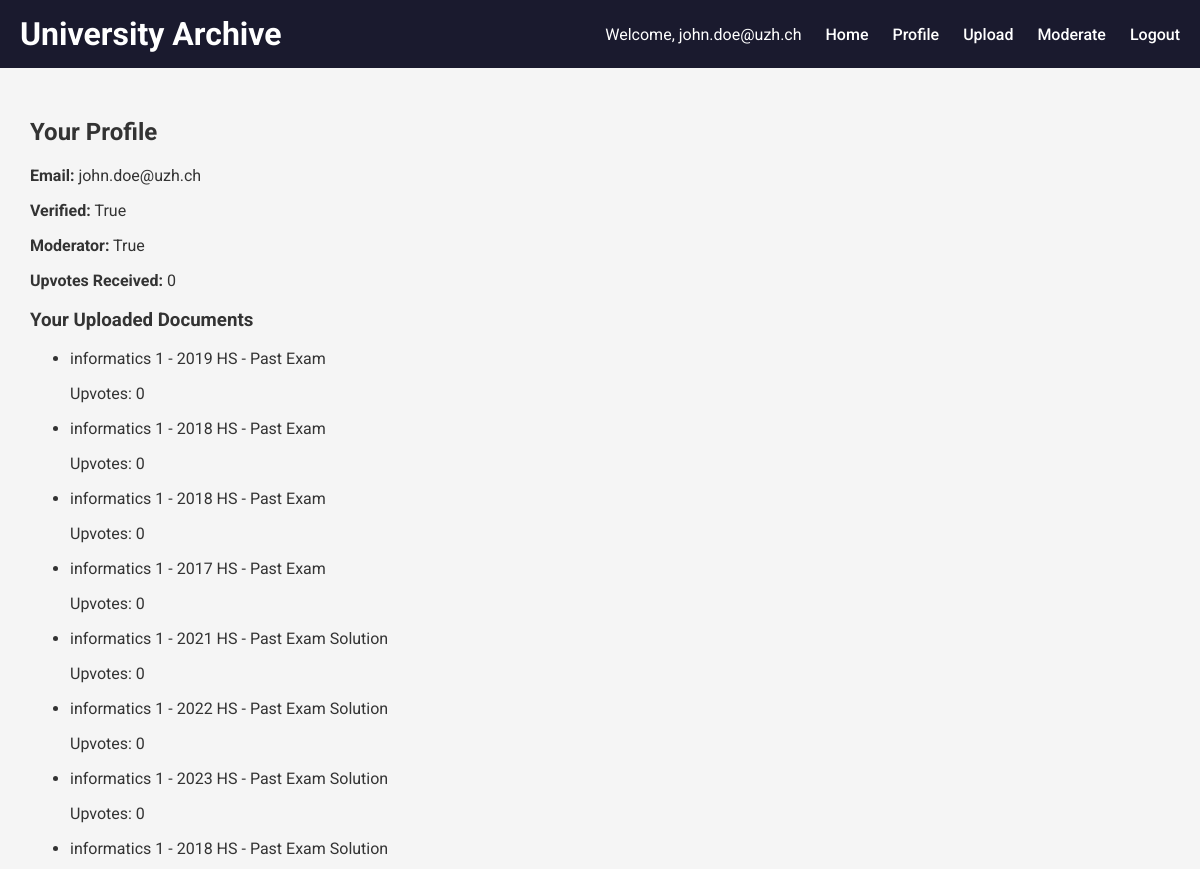
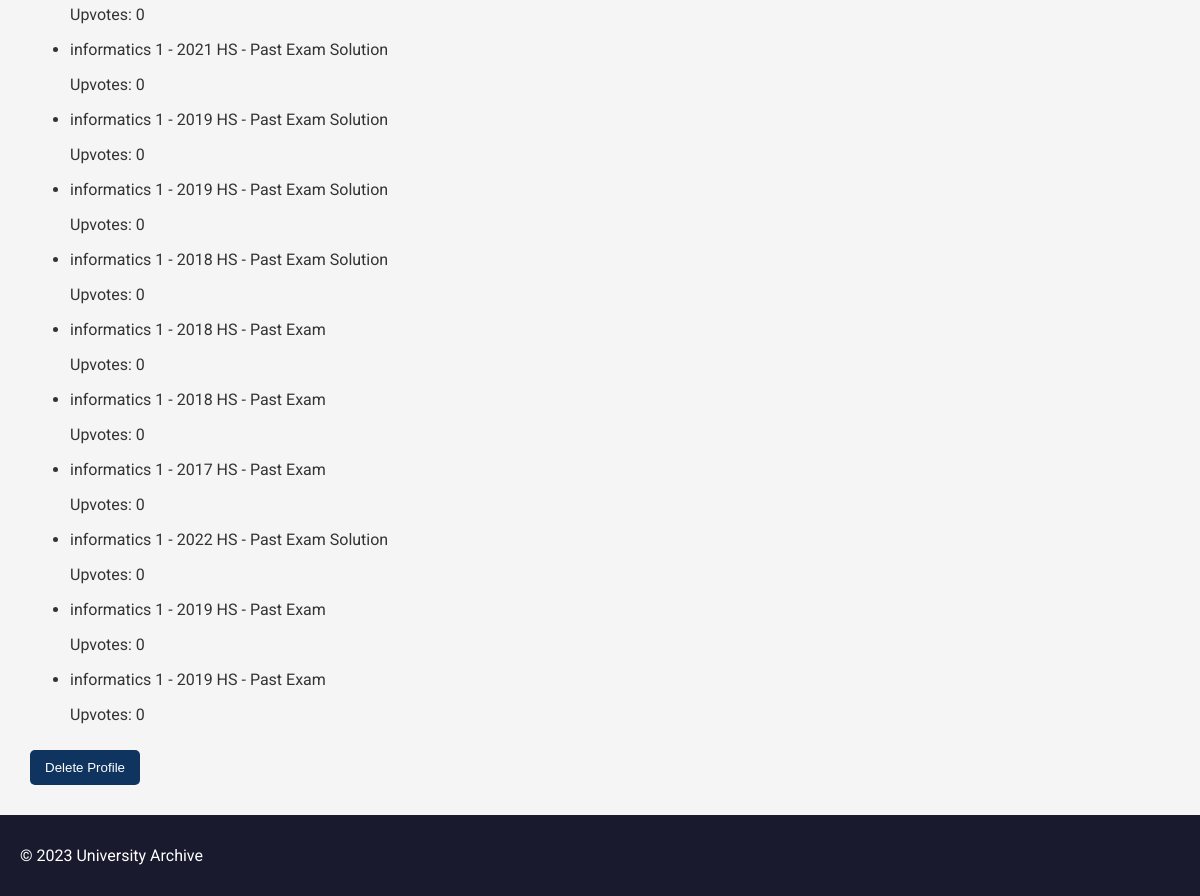
Screenshot of /profile/ (signed in) with the database file from the repository (2 pictures, top to bottom).
### archive_app/models.py (models this page shows, shortened)
class User(AbstractBaseUser):
    email = models.EmailField(unique=True)
    is_verified = models.BooleanField(default=False)
    is_moderator = models.BooleanField(default=False)
    is_active = models.BooleanField(default=True)
    is_admin = models.BooleanField(default=False)
    objects = UserManager()
    USERNAME_FIELD = 'email'
    REQUIRED_FIELDS = []

class Document(models.Model):
    type = models.CharField(max_length=20, choices=DOCUMENT_TYPE_CHOICES)
    semester = models.CharField(max_length=2, choices=SEMESTER_CHOICES)
    year = models.PositiveIntegerField(choices=YEAR_CHOICES)
    uploaded_by = models.ForeignKey(
        settings.AUTH_USER_MODEL,
        related_name='uploaded_documents',
        on_delete=models.SET_NULL,
        null=True,
        blank=True,
    )
    uploaded_by_email = models.EmailField(null=True, blank=True)
    verified_by = models.ForeignKey(
        settings.AUTH_USER_MODEL,
        related_name='verified_documents',
        on_delete=models.SET_NULL,
        null=True,
        blank=True,
    )
    verified_by_email = models.EmailField(null=True, blank=True)
    subject = models.ForeignKey(Subject, on_delete=models.CASCADE, related_name='documents')
    file = models.FileField(upload_to=user_directory_path)
    upvotes = models.ManyToManyField(settings.AUTH_USER_MODEL, related_name='upvoted_documents', blank=True)
    description = models.TextField(blank=True, null=True)
    language = models.CharField(max_length=10, default='EN')
    objects = DocumentManager()
    @property
    def upvote_count(self):
        return self.upvotes.count()

class Subject(models.Model):
    name = models.CharField(max_length=100)
    tags = models.ManyToManyField(Tag, related_name='subjects')

### archive_app/views.py (the view)
# urls.py: path('profile/', views.profile, name='profile'),
@login_required
def profile(request):
    if not request.user.is_verified:
        return redirect('verification_required')
    total_upvotes = request.user.uploaded_documents.aggregate(total_upvotes=Count('upvotes'))['total_upvotes']
    return render(request, 'profile.html', {
        'user': request.user,
        'total_upvotes': total_upvotes,
    })

### archive_app/templates/profile.html (shortened to what this page needs)
{% extends 'base.html' %}
{% block content %}
<div class="profile-container">
    <h2>Your Profile</h2>
    <p><strong>Email:</strong> {{ user.email }}</p>
    <p><strong>Verified:</strong> {{ user.is_verified }}</p>
    <p><strong>Moderator:</strong> {{ user.is_moderator }}</p>
    <p><strong>Upvotes Received:</strong> {{ total_upvotes }}</p>
    <h3>Your Uploaded Documents</h3>
    {% if user.uploaded_documents.all %}
        <ul class="document-list">
            {% for doc in user.uploaded_documents.all %}
                <li class="document-item">
                    <p>{{ doc.subject.name }} - {{ doc.year }} {{ doc.semester }} - {{ doc.get_type_display }}</p>
                    <p>Upvotes: {{ doc.upvote_count }}</p>
                </li>
            {% endfor %}
        </ul>
    {% else %}
        <p>You haven't uploaded any documents yet.</p>
    {% endif %}
    <form method="post" action="{% url 'delete_profile' %}">
        <button type="submit" class="btn delete-btn">Delete Profile</button>
    </form>
</div>
{% endblock %}

### archive_app/templates/base.html (shortened to what this page needs)
{% load static %}
<!DOCTYPE html>
<html lang="en">
<head>
    <link rel="stylesheet" href="{% static 'css/style.css' %}">
</head>
<body>
    <header>
        <div class="navbar">
            <div class="logo">
                <h1>University Archive</h1>
            </div>
            <div class="nav-links">
                {% if user.is_authenticated %}
                    <span>Welcome, {{ user.email }}</span>
                    <a href="{% url 'home' %}">Home</a>
                    <a href="{% url 'profile' %}">Profile</a>
                    <a href="{% url 'upload_document' %}">Upload</a>
                    {% if user.is_moderator %}
                        <a href="{% url 'approve_documents' %}">Moderate</a>
                    {% endif %}
                    <a href="{% url 'logout' %}">Logout</a>
                {% else %}
                    <a href="{% url 'login' %}">Login</a>
                    <a href="{% url 'register' %}">Register</a>
                {% endif %}
            </div>
        </div>
    </header>
    <main>
        {% block content %}
        {% endblock %}
    </main>
    <footer>
        <p>&copy; 2023 University Archive</p>
    </footer>
</body>
</html>

### archive_app/static/css/style.css (style rules this page uses)
:root { --primary-color: #1a1a2e; --secondary-color: #e94560; --accent-color: #0f3460; --text-color: #333; --background-color: #f5f5f5; --light-color: #fff; }
body { margin: 0; font-family: 'Roboto', sans-serif; background-color: var(--background-color); color: var(--text-color); }
header, footer { background-color: var(--primary-color); color: var(--light-color); padding: 15px 20px; }
.navbar { display: flex; justify-content: space-between; align-items: center; }
.nav-links a { color: var(--light-color); margin-left: 20px; text-decoration: none; font-weight: 500; transition: color 0.3s; }
.logo h1 { margin: 0; }
main { padding: 30px; }
.btn { display: inline-block; margin-top: 10px; padding: 10px 15px; border: none; border-radius: 5px; text-decoration: none; background-color: var(--accent-color); color: var(--light-color); cursor: pointer; transition: background-color 0.3s; }

### rows the page displays
User: email "john.doe@uzh.ch", is_verified "True", is_moderator "True"
Document: subject.name "informatics 1", year "2019", semester "HS", type "Past Exam", upvote_count "0"
Document: subject.name "informatics 1", year "2018", semester "HS", type "Past Exam", upvote_count "0"
Document: subject.name "informatics 1", year "2018", semester "HS", type "Past Exam", upvote_count "0"
Document: subject.name "informatics 1", year "2017", semester "HS", type "Past Exam", upvote_count "0"
Document: subject.name "informatics 1", year "2021", semester "HS", type "Past Exam Solution", upvote_count "0"
Document: subject.name "informatics 1", year "2022", semester "HS", type "Past Exam Solution", upvote_count "0"
Document: subject.name "informatics 1", year "2023", semester "HS", type "Past Exam Solution", upvote_count "0"
Document: subject.name "informatics 1", year "2018", semester "HS", type "Past Exam Solution", upvote_count "0"
Document: subject.name "informatics 1", year "2021", semester "HS", type "Past Exam Solution", upvote_count "0"
Document: subject.name "informatics 1", year "2019", semester "HS", type "Past Exam Solution", upvote_count "0"
Document: subject.name "informatics 1", year "2019", semester "HS", type "Past Exam Solution", upvote_count "0"
Document: subject.name "informatics 1", year "2018", semester "HS", type "Past Exam Solution", upvote_count "0"
Document: subject.name "informatics 1", year "2018", semester "HS", type "Past Exam", upvote_count "0"
Document: subject.name "informatics 1", year "2018", semester "HS", type "Past Exam", upvote_count "0"
Document: subject.name "informatics 1", year "2017", semester "HS", type "Past Exam", upvote_count "0"
Document: subject.name "informatics 1", year "2022", semester "HS", type "Past Exam Solution", upvote_count "0"
Document: subject.name "informatics 1", year "2019", semester "HS", type "Past Exam", upvote_count "0"
Document: subject.name "informatics 1", year "2019", semester "HS", type "Past Exam", upvote_count "0"

### other values shown
{{ total_upvotes }} "0"
